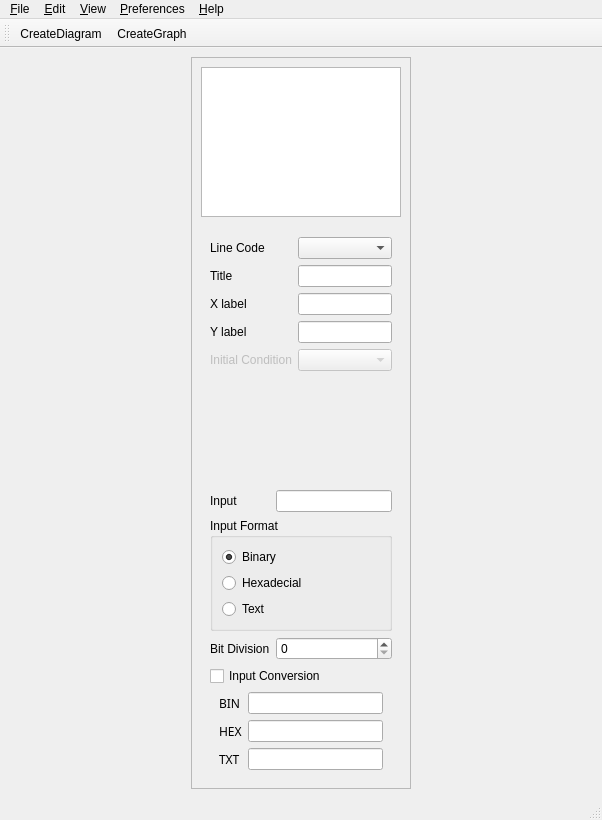
<?xml version="1.0" encoding="UTF-8"?>
<ui version="4.0">
 <class>MainWindow</class>
 <widget class="QMainWindow" name="MainWindow">
  <property name="geometry">
   <rect>
    <x>0</x>
    <y>0</y>
    <width>602</width>
    <height>820</height>
   </rect>
  </property>
  <property name="windowTitle">
   <string>MainWindow</string>
  </property>
  <property name="windowIcon">
   <iconset resource="../imgs/images.qrc">
    <normaloff>:/img/LCVicon.png</normaloff>:/img/LCVicon.png</iconset>
  </property>
  <widget class="QWidget" name="centralWidget">
   <layout class="QGridLayout" name="gridLayout_6" rowstretch="0" columnstretch="1,0">
    <property name="sizeConstraint">
     <enum>QLayout::SetDefaultConstraint</enum>
    </property>
    <item row="0" column="0">
     <widget class="QFrame" name="gridConfigurations">
      <property name="minimumSize">
       <size>
        <width>210</width>
        <height>100</height>
       </size>
      </property>
      <property name="maximumSize">
       <size>
        <width>210</width>
        <height>16777215</height>
       </size>
      </property>
      <property name="frameShape">
       <enum>QFrame::StyledPanel</enum>
      </property>
      <property name="frameShadow">
       <enum>QFrame::Plain</enum>
      </property>
      <layout class="QGridLayout" name="gridLayout_7">
       <property name="sizeConstraint">
        <enum>QLayout::SetMinAndMaxSize</enum>
       </property>
       <item row="2" column="0">
        <spacer name="verticalSpacer">
         <property name="orientation">
          <enum>Qt::Vertical</enum>
         </property>
         <property name="sizeType">
          <enum>QSizePolicy::Fixed</enum>
         </property>
         <property name="sizeHint" stdset="0">
          <size>
           <width>20</width>
           <height>5</height>
          </size>
         </property>
        </spacer>
       </item>
       <item row="1" column="0">
        <widget class="QTreeView" name="treeView">
         <property name="minimumSize">
          <size>
           <width>200</width>
           <height>150</height>
          </size>
         </property>
         <property name="maximumSize">
          <size>
           <width>200</width>
           <height>150</height>
          </size>
         </property>
         <property name="frameShadow">
          <enum>QFrame::Plain</enum>
         </property>
        </widget>
       </item>
       <item row="3" column="0">
        <widget class="QWidget" name="formIndividual" native="true">
         <property name="maximumSize">
          <size>
           <width>200</width>
           <height>16777215</height>
          </size>
         </property>
         <layout class="QFormLayout" name="formLayout_2">
          <item row="0" column="0">
           <widget class="QLabel" name="labelLineCode">
            <property name="text">
             <string>Line Code</string>
            </property>
           </widget>
          </item>
          <item row="0" column="1">
           <widget class="QComboBox" name="comboBoxLineCode"/>
          </item>
          <item row="1" column="0">
           <widget class="QLabel" name="labelTitle">
            <property name="text">
             <string>Title</string>
            </property>
           </widget>
          </item>
          <item row="1" column="1">
           <widget class="QLineEdit" name="lineEditTitle"/>
          </item>
          <item row="2" column="0">
           <widget class="QLabel" name="labelXLabel">
            <property name="text">
             <string>X label</string>
            </property>
           </widget>
          </item>
          <item row="2" column="1">
           <widget class="QLineEdit" name="lineEditXLabel"/>
          </item>
          <item row="3" column="0">
           <widget class="QLabel" name="labelYLabel">
            <property name="text">
             <string>Y label</string>
            </property>
           </widget>
          </item>
          <item row="3" column="1">
           <widget class="QLineEdit" name="lineEditYLabel"/>
          </item>
          <item row="4" column="1">
           <widget class="QComboBox" name="comboBox">
            <property name="enabled">
             <bool>false</bool>
            </property>
           </widget>
          </item>
          <item row="4" column="0">
           <widget class="QLabel" name="labelInit">
            <property name="enabled">
             <bool>false</bool>
            </property>
            <property name="text">
             <string>Initial Condition</string>
            </property>
           </widget>
          </item>
         </layout>
        </widget>
       </item>
       <item row="4" column="0">
        <widget class="QWidget" name="formPublic" native="true">
         <property name="maximumSize">
          <size>
           <width>200</width>
           <height>16777215</height>
          </size>
         </property>
         <layout class="QFormLayout" name="formGeneral">
          <item row="2" column="0">
           <widget class="QLabel" name="labelInput">
            <property name="text">
             <string>Input</string>
            </property>
           </widget>
          </item>
          <item row="2" column="1">
           <widget class="QLineEdit" name="lineEditInput"/>
          </item>
          <item row="3" column="0" colspan="2">
           <widget class="QGroupBox" name="groupBoxInput">
            <property name="title">
             <string>Input Format</string>
            </property>
            <layout class="QGridLayout" name="gridLayout_8">
             <item row="0" column="0">
              <widget class="QRadioButton" name="radioButtonBinary">
               <property name="text">
                <string>Binary</string>
               </property>
               <property name="checked">
                <bool>true</bool>
               </property>
              </widget>
             </item>
             <item row="1" column="0">
              <widget class="QRadioButton" name="radioButtonHexadecimal">
               <property name="text">
                <string>Hexadecial</string>
               </property>
              </widget>
             </item>
             <item row="2" column="0">
              <widget class="QRadioButton" name="radioButtonText">
               <property name="text">
                <string>Text</string>
               </property>
              </widget>
             </item>
            </layout>
           </widget>
          </item>
          <item row="5" column="0">
           <widget class="QLabel" name="labelBit">
            <property name="text">
             <string>Bit Division</string>
            </property>
           </widget>
          </item>
          <item row="5" column="1">
           <widget class="QSpinBox" name="spinBoxBit">
            <property name="maximum">
             <number>32</number>
            </property>
           </widget>
          </item>
          <item row="6" column="0" colspan="2">
           <widget class="QCheckBox" name="checkBoxInput">
            <property name="text">
             <string>Input Conversion</string>
            </property>
           </widget>
          </item>
          <item row="7" column="0" colspan="2">
           <widget class="QWidget" name="formConversion" native="true">
            <layout class="QGridLayout" name="gridLayout_2">
             <property name="topMargin">
              <number>0</number>
             </property>
             <property name="bottomMargin">
              <number>0</number>
             </property>
             <property name="verticalSpacing">
              <number>6</number>
             </property>
             <item row="0" column="0">
              <widget class="QLabel" name="labelBinary">
               <property name="font">
                <font>
                 <family>Ubuntu Mono</family>
                </font>
               </property>
               <property name="text">
                <string>BIN</string>
               </property>
              </widget>
             </item>
             <item row="0" column="1">
              <widget class="QLineEdit" name="lineEditBinary">
               <property name="enabled">
                <bool>true</bool>
               </property>
               <property name="readOnly">
                <bool>true</bool>
               </property>
              </widget>
             </item>
             <item row="1" column="0">
              <widget class="QLabel" name="labelHexadecimal">
               <property name="font">
                <font>
                 <family>Ubuntu Mono</family>
                </font>
               </property>
               <property name="text">
                <string>HEX</string>
               </property>
              </widget>
             </item>
             <item row="1" column="1">
              <widget class="QLineEdit" name="lineEditHexadecimal">
               <property name="enabled">
                <bool>true</bool>
               </property>
               <property name="readOnly">
                <bool>true</bool>
               </property>
              </widget>
             </item>
             <item row="2" column="0">
              <widget class="QLabel" name="labelText">
               <property name="font">
                <font>
                 <family>Ubuntu Mono</family>
                </font>
               </property>
               <property name="text">
                <string>TXT</string>
               </property>
              </widget>
             </item>
             <item row="2" column="1">
              <widget class="QLineEdit" name="lineEditText">
               <property name="enabled">
                <bool>true</bool>
               </property>
               <property name="readOnly">
                <bool>true</bool>
               </property>
              </widget>
             </item>
            </layout>
           </widget>
          </item>
         </layout>
        </widget>
       </item>
      </layout>
     </widget>
    </item>
    <item row="0" column="1">
     <layout class="QGridLayout" name="gridGraphics"/>
    </item>
   </layout>
  </widget>
  <widget class="QMenuBar" name="menubar">
   <property name="geometry">
    <rect>
     <x>0</x>
     <y>0</y>
     <width>602</width>
     <height>30</height>
    </rect>
   </property>
   <widget class="QMenu" name="menu_File">
    <property name="title">
     <string>&amp;File</string>
    </property>
    <addaction name="actionOpen"/>
    <addaction name="actionSave"/>
   </widget>
   <widget class="QMenu" name="menu_Edit">
    <property name="title">
     <string>&amp;Edit</string>
    </property>
   </widget>
   <widget class="QMenu" name="menu_View">
    <property name="title">
     <string>&amp;View</string>
    </property>
   </widget>
   <widget class="QMenu" name="menu_Preferences">
    <property name="title">
     <string>&amp;Preferences</string>
    </property>
   </widget>
   <widget class="QMenu" name="menu_Help">
    <property name="title">
     <string>&amp;Help</string>
    </property>
   </widget>
   <addaction name="menu_File"/>
   <addaction name="menu_Edit"/>
   <addaction name="menu_View"/>
   <addaction name="menu_Preferences"/>
   <addaction name="menu_Help"/>
  </widget>
  <widget class="QToolBar" name="toolBar">
   <property name="windowTitle">
    <string>toolBar</string>
   </property>
   <attribute name="toolBarArea">
    <enum>TopToolBarArea</enum>
   </attribute>
   <attribute name="toolBarBreak">
    <bool>false</bool>
   </attribute>
   <addaction name="actionCreateDiagram"/>
   <addaction name="actionCreateGraph"/>
  </widget>
  <widget class="QStatusBar" name="statusBar"/>
  <action name="actionOpen">
   <property name="text">
    <string>&amp;Open</string>
   </property>
  </action>
  <action name="actionSave">
   <property name="text">
    <string>&amp;Save</string>
   </property>
  </action>
  <action name="actionCreateDiagram">
   <property name="icon">
    <iconset resource="../imgs/images.qrc">
     <normaloff>:/img/Dn.png</normaloff>:/img/Dn.png</iconset>
   </property>
   <property name="text">
    <string>CreateDiagram</string>
   </property>
   <property name="toolTip">
    <string>CreateDiagram</string>
   </property>
  </action>
  <action name="actionCreateGraph">
   <property name="icon">
    <iconset resource="../imgs/images.qrc">
     <normaloff>:/img/Gn.png</normaloff>:/img/Gn.png</iconset>
   </property>
   <property name="text">
    <string>CreateGraph</string>
   </property>
   <property name="toolTip">
    <string>CreateGraph</string>
   </property>
  </action>
 </widget>
 <resources>
  <include location="../imgs/images.qrc"/>
 </resources>
 <connections/>
</ui>
